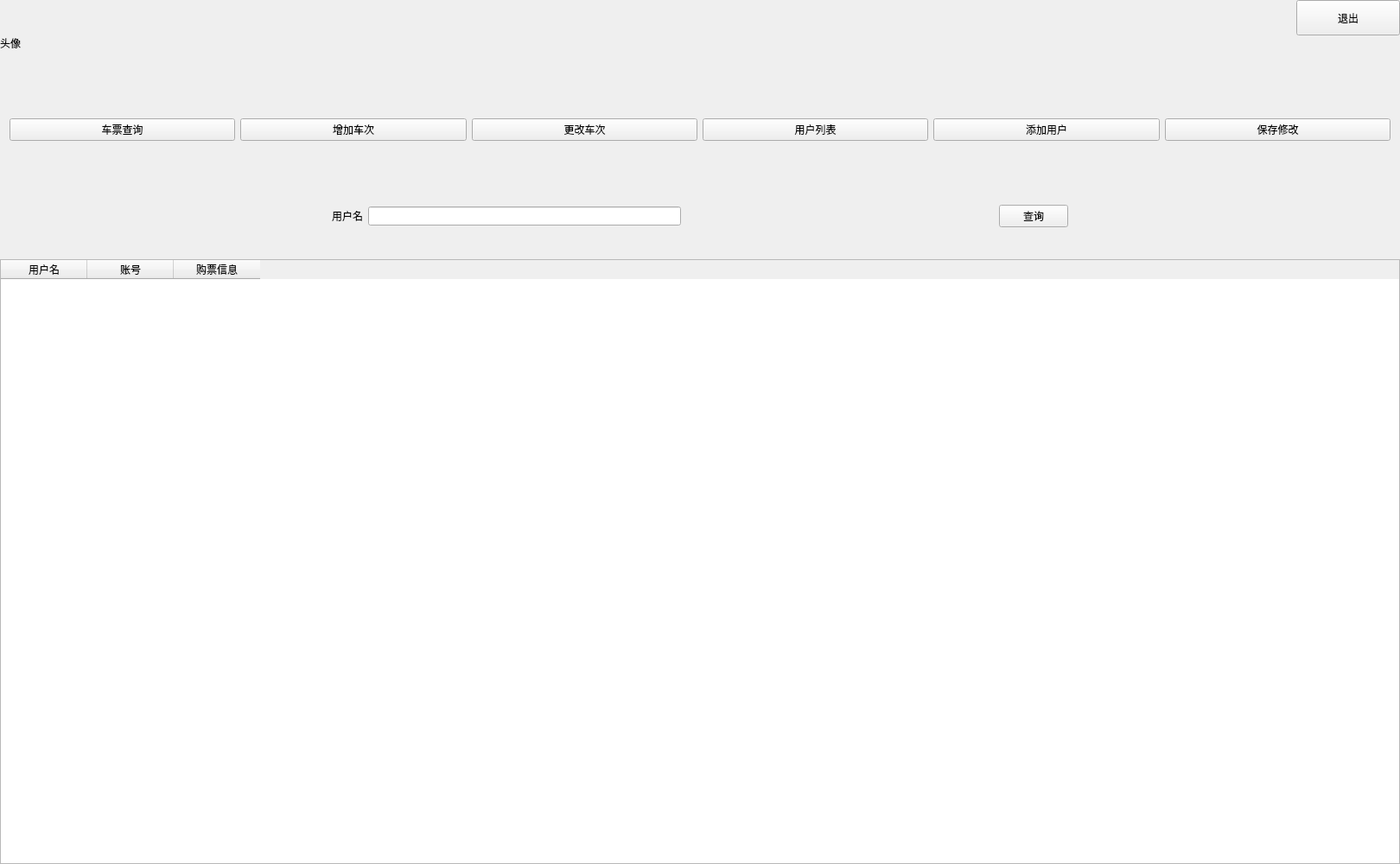
<?xml version="1.0" encoding="UTF-8"?>
<ui version="4.0">
 <class>Widget</class>
 <widget class="QWidget" name="Widget">
  <property name="geometry">
   <rect>
    <x>0</x>
    <y>0</y>
    <width>1620</width>
    <height>1000</height>
   </rect>
  </property>
  <property name="minimumSize">
   <size>
    <width>1620</width>
    <height>1000</height>
   </size>
  </property>
  <property name="maximumSize">
   <size>
    <width>1620</width>
    <height>1000</height>
   </size>
  </property>
  <property name="mouseTracking">
   <bool>false</bool>
  </property>
  <property name="windowTitle">
   <string>Manager</string>
  </property>
  <widget class="QWidget" name="widgetHead" native="true">
   <property name="geometry">
    <rect>
     <x>0</x>
     <y>0</y>
     <width>1620</width>
     <height>100</height>
    </rect>
   </property>
   <property name="minimumSize">
    <size>
     <width>1620</width>
     <height>100</height>
    </size>
   </property>
   <property name="maximumSize">
    <size>
     <width>1620</width>
     <height>100</height>
    </size>
   </property>
   <widget class="QPushButton" name="Exit">
    <property name="geometry">
     <rect>
      <x>1500</x>
      <y>0</y>
      <width>120</width>
      <height>41</height>
     </rect>
    </property>
    <property name="text">
     <string>退出</string>
    </property>
   </widget>
   <widget class="QLabel" name="Image">
    <property name="geometry">
     <rect>
      <x>0</x>
      <y>0</y>
      <width>100</width>
      <height>100</height>
     </rect>
    </property>
    <property name="minimumSize">
     <size>
      <width>100</width>
      <height>100</height>
     </size>
    </property>
    <property name="maximumSize">
     <size>
      <width>100</width>
      <height>100</height>
     </size>
    </property>
    <property name="text">
     <string>头像</string>
    </property>
   </widget>
  </widget>
  <widget class="QWidget" name="widgetFunc" native="true">
   <property name="geometry">
    <rect>
     <x>0</x>
     <y>100</y>
     <width>1620</width>
     <height>100</height>
    </rect>
   </property>
   <property name="minimumSize">
    <size>
     <width>1620</width>
     <height>100</height>
    </size>
   </property>
   <property name="maximumSize">
    <size>
     <width>1620</width>
     <height>100</height>
    </size>
   </property>
   <layout class="QHBoxLayout" name="horizontalLayout">
    <item>
     <widget class="QPushButton" name="ticketList">
      <property name="text">
       <string>车票查询</string>
      </property>
     </widget>
    </item>
    <item>
     <widget class="QPushButton" name="addticketButton">
      <property name="text">
       <string>增加车次</string>
      </property>
     </widget>
    </item>
    <item>
     <widget class="QPushButton" name="changeticketbtn">
      <property name="text">
       <string>更改车次</string>
      </property>
     </widget>
    </item>
    <item>
     <widget class="QPushButton" name="userList">
      <property name="text">
       <string>用户列表</string>
      </property>
     </widget>
    </item>
    <item>
     <widget class="QPushButton" name="adduserButton">
      <property name="text">
       <string>添加用户</string>
      </property>
     </widget>
    </item>
    <item>
     <widget class="QPushButton" name="saveBtn">
      <property name="text">
       <string>保存修改</string>
      </property>
     </widget>
    </item>
   </layout>
  </widget>
  <widget class="QWidget" name="widgetChart" native="true">
   <property name="geometry">
    <rect>
     <x>0</x>
     <y>200</y>
     <width>1620</width>
     <height>800</height>
    </rect>
   </property>
   <property name="minimumSize">
    <size>
     <width>1620</width>
     <height>800</height>
    </size>
   </property>
   <property name="maximumSize">
    <size>
     <width>1620</width>
     <height>800</height>
    </size>
   </property>
   <widget class="QStackedWidget" name="stackedWidget2">
    <property name="geometry">
     <rect>
      <x>0</x>
      <y>100</y>
      <width>1620</width>
      <height>800</height>
     </rect>
    </property>
    <property name="minimumSize">
     <size>
      <width>1620</width>
      <height>800</height>
     </size>
    </property>
    <property name="maximumSize">
     <size>
      <width>1620</width>
      <height>800</height>
     </size>
    </property>
    <property name="currentIndex">
     <number>3</number>
    </property>
    <widget class="QWidget" name="page0">
     <widget class="QTableWidget" name="ticketWidget">
      <property name="geometry">
       <rect>
        <x>0</x>
        <y>0</y>
        <width>1620</width>
        <height>700</height>
       </rect>
      </property>
      <property name="textElideMode">
       <enum>Qt::ElideRight</enum>
      </property>
      <column>
       <property name="text">
        <string>列车号</string>
       </property>
       <property name="textAlignment">
        <set>AlignCenter</set>
       </property>
      </column>
      <column>
       <property name="text">
        <string>始发站</string>
       </property>
       <property name="textAlignment">
        <set>AlignCenter</set>
       </property>
      </column>
      <column>
       <property name="text">
        <string>终点站</string>
       </property>
       <property name="textAlignment">
        <set>AlignCenter</set>
       </property>
      </column>
      <column>
       <property name="text">
        <string>出发时间</string>
       </property>
       <property name="textAlignment">
        <set>AlignCenter</set>
       </property>
      </column>
      <column>
       <property name="text">
        <string>到站时间</string>
       </property>
       <property name="textAlignment">
        <set>AlignCenter</set>
       </property>
      </column>
      <column>
       <property name="text">
        <string>车票数量</string>
       </property>
       <property name="textAlignment">
        <set>AlignCenter</set>
       </property>
      </column>
      <column>
       <property name="text">
        <string>票价</string>
       </property>
      </column>
     </widget>
    </widget>
    <widget class="QWidget" name="page1">
     <widget class="QTableWidget" name="searchticketWidget">
      <property name="geometry">
       <rect>
        <x>0</x>
        <y>0</y>
        <width>1620</width>
        <height>700</height>
       </rect>
      </property>
      <column>
       <property name="text">
        <string>列车号</string>
       </property>
      </column>
      <column>
       <property name="text">
        <string>始发站</string>
       </property>
      </column>
      <column>
       <property name="text">
        <string>终点站</string>
       </property>
      </column>
      <column>
       <property name="text">
        <string>出发时间</string>
       </property>
      </column>
      <column>
       <property name="text">
        <string>到站时间</string>
       </property>
      </column>
      <column>
       <property name="text">
        <string>车票数量</string>
       </property>
      </column>
      <column>
       <property name="text">
        <string>票价</string>
       </property>
      </column>
     </widget>
    </widget>
    <widget class="QWidget" name="page2">
     <widget class="QTableWidget" name="userWidget">
      <property name="geometry">
       <rect>
        <x>0</x>
        <y>0</y>
        <width>1620</width>
        <height>700</height>
       </rect>
      </property>
      <column>
       <property name="text">
        <string>用户名</string>
       </property>
      </column>
      <column>
       <property name="text">
        <string>账号</string>
       </property>
      </column>
      <column>
       <property name="text">
        <string>购票信息</string>
       </property>
      </column>
     </widget>
    </widget>
    <widget class="QWidget" name="page3">
     <widget class="QTableWidget" name="searchuserwidget">
      <property name="geometry">
       <rect>
        <x>0</x>
        <y>0</y>
        <width>1620</width>
        <height>700</height>
       </rect>
      </property>
      <column>
       <property name="text">
        <string>用户名</string>
       </property>
      </column>
      <column>
       <property name="text">
        <string>账号</string>
       </property>
      </column>
      <column>
       <property name="text">
        <string>购票信息</string>
       </property>
      </column>
     </widget>
    </widget>
   </widget>
   <widget class="QWidget" name="Choosewidget" native="true">
    <property name="geometry">
     <rect>
      <x>0</x>
      <y>0</y>
      <width>1620</width>
      <height>100</height>
     </rect>
    </property>
    <property name="minimumSize">
     <size>
      <width>1620</width>
      <height>100</height>
     </size>
    </property>
    <property name="maximumSize">
     <size>
      <width>1620</width>
      <height>100</height>
     </size>
    </property>
    <layout class="QHBoxLayout" name="horizontalLayout_2">
     <item>
      <widget class="QStackedWidget" name="stackedWidget1">
       <property name="enabled">
        <bool>true</bool>
       </property>
       <property name="currentIndex">
        <number>1</number>
       </property>
       <widget class="QWidget" name="page_3">
        <layout class="QHBoxLayout" name="horizontalLayout_3">
         <item>
          <spacer name="horizontalSpacer">
           <property name="orientation">
            <enum>Qt::Horizontal</enum>
           </property>
           <property name="sizeHint" stdset="0">
            <size>
             <width>40</width>
             <height>20</height>
            </size>
           </property>
          </spacer>
         </item>
         <item>
          <widget class="QGroupBox" name="groupBox">
           <property name="minimumSize">
            <size>
             <width>200</width>
             <height>70</height>
            </size>
           </property>
           <property name="title">
            <string>查询方式</string>
           </property>
           <layout class="QVBoxLayout" name="verticalLayout">
            <item>
             <widget class="QRadioButton" name="addressButton">
              <property name="minimumSize">
               <size>
                <width>0</width>
                <height>20</height>
               </size>
              </property>
              <property name="text">
               <string>按车站</string>
              </property>
             </widget>
            </item>
            <item>
             <widget class="QRadioButton" name="timeButton">
              <property name="minimumSize">
               <size>
                <width>0</width>
                <height>20</height>
               </size>
              </property>
              <property name="text">
               <string>按日期</string>
              </property>
             </widget>
            </item>
           </layout>
          </widget>
         </item>
         <item>
          <spacer name="horizontalSpacer_5">
           <property name="orientation">
            <enum>Qt::Horizontal</enum>
           </property>
           <property name="sizeHint" stdset="0">
            <size>
             <width>40</width>
             <height>20</height>
            </size>
           </property>
          </spacer>
         </item>
         <item>
          <widget class="QWidget" name="widget_2" native="true">
           <property name="minimumSize">
            <size>
             <width>0</width>
             <height>70</height>
            </size>
           </property>
           <layout class="QGridLayout" name="gridLayout">
            <item row="0" column="0">
             <widget class="QLabel" name="label">
              <property name="text">
               <string>出发地</string>
              </property>
             </widget>
            </item>
            <item row="0" column="1">
             <widget class="QLineEdit" name="baEdit"/>
            </item>
            <item row="1" column="0">
             <widget class="QLabel" name="label_2">
              <property name="text">
               <string>目的地</string>
              </property>
             </widget>
            </item>
            <item row="1" column="1">
             <widget class="QLineEdit" name="eaEdit"/>
            </item>
           </layout>
          </widget>
         </item>
         <item>
          <spacer name="horizontalSpacer_3">
           <property name="orientation">
            <enum>Qt::Horizontal</enum>
           </property>
           <property name="sizeHint" stdset="0">
            <size>
             <width>40</width>
             <height>20</height>
            </size>
           </property>
          </spacer>
         </item>
         <item>
          <widget class="QWidget" name="widget_3" native="true">
           <property name="minimumSize">
            <size>
             <width>0</width>
             <height>70</height>
            </size>
           </property>
           <layout class="QGridLayout" name="gridLayout_2">
            <item row="0" column="0">
             <widget class="QLabel" name="label_3">
              <property name="text">
               <string>出发日期</string>
              </property>
             </widget>
            </item>
            <item row="1" column="0">
             <widget class="QLabel" name="label_4">
              <property name="text">
               <string>到站日期</string>
              </property>
             </widget>
            </item>
            <item row="0" column="1">
             <widget class="QDateTimeEdit" name="btEdit"/>
            </item>
            <item row="1" column="1">
             <widget class="QDateTimeEdit" name="etEdit"/>
            </item>
           </layout>
          </widget>
         </item>
         <item>
          <spacer name="horizontalSpacer_4">
           <property name="orientation">
            <enum>Qt::Horizontal</enum>
           </property>
           <property name="sizeHint" stdset="0">
            <size>
             <width>40</width>
             <height>20</height>
            </size>
           </property>
          </spacer>
         </item>
         <item>
          <widget class="QPushButton" name="searchticketbtn">
           <property name="text">
            <string>查询</string>
           </property>
          </widget>
         </item>
         <item>
          <spacer name="horizontalSpacer_2">
           <property name="orientation">
            <enum>Qt::Horizontal</enum>
           </property>
           <property name="sizeHint" stdset="0">
            <size>
             <width>40</width>
             <height>20</height>
            </size>
           </property>
          </spacer>
         </item>
        </layout>
       </widget>
       <widget class="QWidget" name="page_4">
        <layout class="QHBoxLayout" name="horizontalLayout_4">
         <item>
          <spacer name="horizontalSpacer_6">
           <property name="orientation">
            <enum>Qt::Horizontal</enum>
           </property>
           <property name="sizeHint" stdset="0">
            <size>
             <width>40</width>
             <height>20</height>
            </size>
           </property>
          </spacer>
         </item>
         <item>
          <widget class="QLabel" name="label_5">
           <property name="text">
            <string>用户名</string>
           </property>
          </widget>
         </item>
         <item>
          <widget class="QLineEdit" name="nameEdit"/>
         </item>
         <item>
          <spacer name="horizontalSpacer_8">
           <property name="orientation">
            <enum>Qt::Horizontal</enum>
           </property>
           <property name="sizeHint" stdset="0">
            <size>
             <width>40</width>
             <height>20</height>
            </size>
           </property>
          </spacer>
         </item>
         <item>
          <widget class="QPushButton" name="searchuserbtn">
           <property name="text">
            <string>查询</string>
           </property>
          </widget>
         </item>
         <item>
          <spacer name="horizontalSpacer_7">
           <property name="orientation">
            <enum>Qt::Horizontal</enum>
           </property>
           <property name="sizeHint" stdset="0">
            <size>
             <width>40</width>
             <height>20</height>
            </size>
           </property>
          </spacer>
         </item>
        </layout>
       </widget>
      </widget>
     </item>
    </layout>
   </widget>
  </widget>
 </widget>
 <layoutdefault spacing="6" margin="11"/>
 <resources/>
 <connections/>
</ui>
